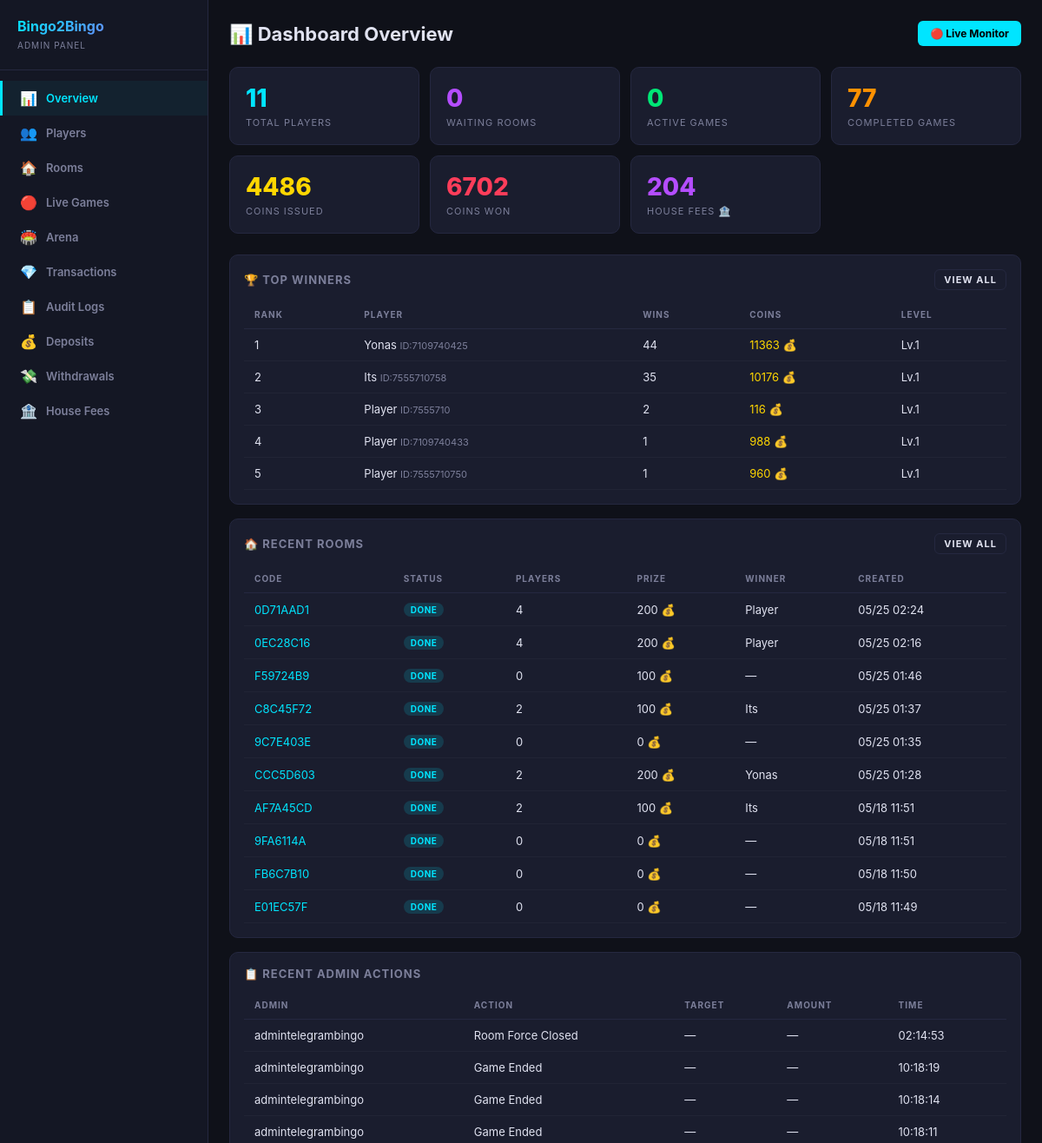
Before: /dashboard/ (signed in, upper part) with the older database file.
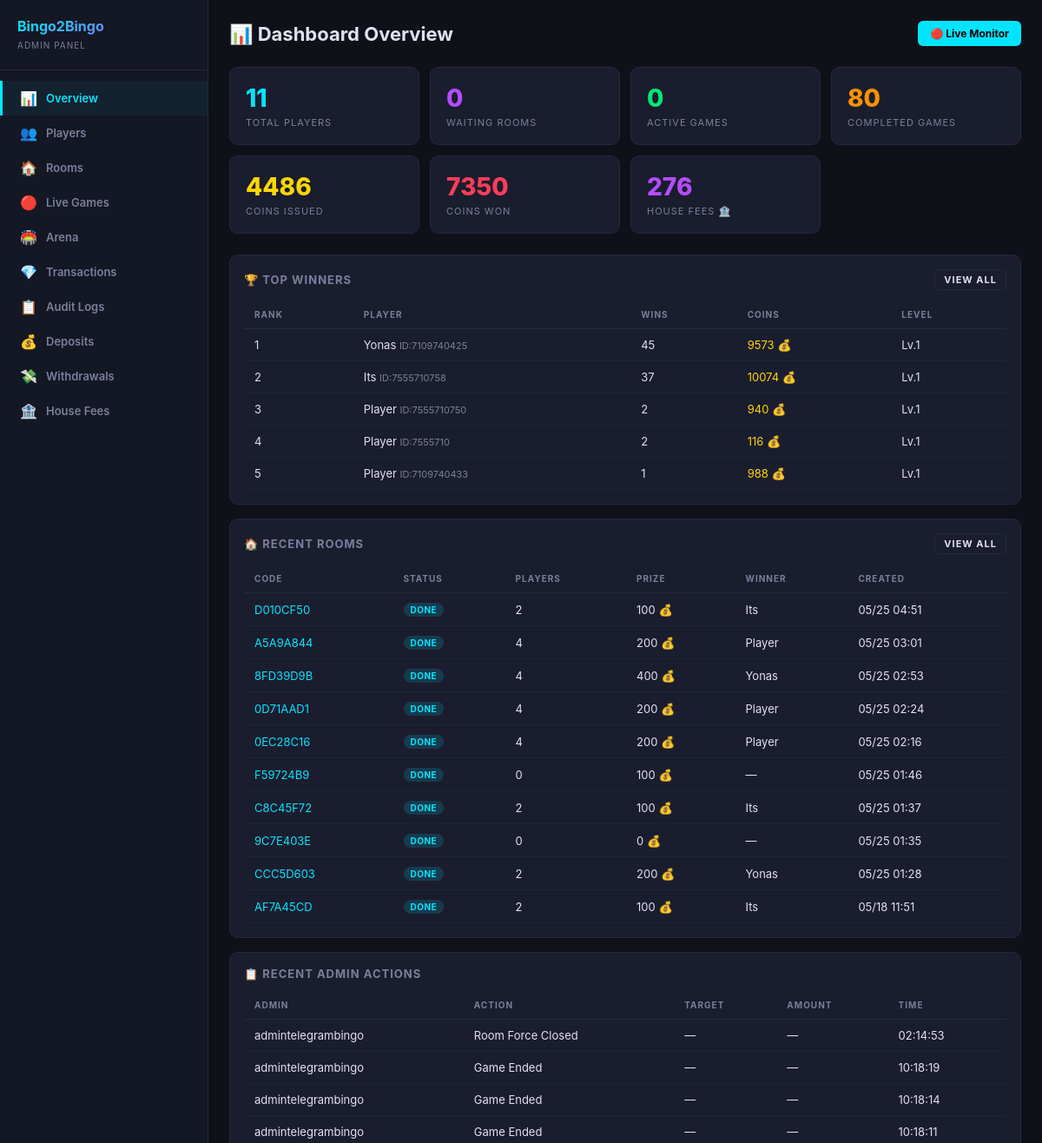
After: the same page with the newer database file.
### users/models.py (models this page shows, shortened)
class Player(models.Model):
    telegram_id = models.BigIntegerField(unique=True, db_index=True)
    username = models.CharField(max_length=255, blank=True, default='')
    first_name = models.CharField(max_length=255, blank=True, default='')
    phone_number = models.CharField(max_length=20, blank=True, default='')
    coins = models.BigIntegerField(default=10)
    wins = models.IntegerField(default=0)
    losses = models.IntegerField(default=0)
    games_played = models.IntegerField(default=0)
    xp = models.BigIntegerField(default=0)
    level = models.IntegerField(default=1)
    referral_code = models.CharField(max_length=32, unique=True, blank=True)
    invited_by = models.ForeignKey(
        'self', null=True, blank=True,
        on_delete=models.SET_NULL,
        related_name='invitees'
    )
    is_banned = models.BooleanField(default=False)
    last_daily_bonus = models.DateTimeField(null=True, blank=True)
    created_at = models.DateTimeField(default=timezone.now)
    class Meta:
        verbose_name = 'Player'
        verbose_name_plural = 'Players'
        ordering = ['-coins']

### games/models.py (models this page shows, shortened)
class GameRoom(models.Model):
    class RoomType(models.TextChoices):
        PUBLIC = 'public', 'Public'
        PRIVATE = 'private', 'Private'
    class Status(models.TextChoices):
        WAITING = 'waiting', 'Waiting'
        ACTIVE = 'active', 'Active'
        FINISHED = 'finished', 'Finished'
    class GameMode(models.TextChoices):
        AUTO = 'auto', 'Auto'
        MANUAL = 'manual', 'Manual'
    room_code = models.CharField(max_length=8, unique=True, blank=True)
    room_type = models.CharField(max_length=10, choices=RoomType.choices, default=RoomType.PUBLIC)
    status = models.CharField(max_length=10, choices=Status.choices, default=Status.WAITING)
    max_players = models.IntegerField(default=10)
    entry_fee = models.BigIntegerField(default=50)
    prize_pool = models.BigIntegerField(default=0)
    winner = models.ForeignKey(
        Player, null=True, blank=True,
        on_delete=models.SET_NULL,
        related_name='games_won'
    )
    players = models.ManyToManyField(Player, through='BingoCard', related_name='game_rooms')
    game_mode = models.CharField(max_length=10, choices=GameMode.choices, default=GameMode.AUTO)
    game_state = models.JSONField(default=dict, blank=True)
    created_at = models.DateTimeField(default=timezone.now)
    started_at = models.DateTimeField(null=True, blank=True)
    finished_at = models.DateTimeField(null=True, blank=True)
    class Meta:
        verbose_name = 'Game Room'
        verbose_name_plural = 'Game Rooms'
        ordering = ['-created_at']

### dashboard/models.py (models this page shows, shortened)
class AdminLog(models.Model):
    class Action(models.TextChoices):
        COIN_ADD = 'coin_add', 'Coins Added'
        COIN_DEDUCT = 'coin_deduct', 'Coins Deducted'
        COIN_RESET = 'coin_reset', 'Coins Reset'
        PLAYER_BAN = 'player_ban', 'Player Banned'
        PLAYER_UNBAN = 'player_unban', 'Player Unbanned'
        ROOM_CLOSE = 'room_close', 'Room Force Closed'
        PLAYER_KICK = 'player_kick', 'Player Kicked'
        GAME_END = 'game_end', 'Game Ended'
    admin_user = models.ForeignKey(User, on_delete=models.SET_NULL, null=True)
    action = models.CharField(max_length=20, choices=Action.choices)
    target_player = models.ForeignKey('users.Player', on_delete=models.SET_NULL, null=True, blank=True)
    target_room = models.ForeignKey('games.GameRoom', on_delete=models.SET_NULL, null=True, blank=True)
    amount = models.BigIntegerField(null=True, blank=True)
    detail = models.TextField(blank=True, default='')
    created_at = models.DateTimeField(default=timezone.now)
    class Meta:
        verbose_name = 'Admin Log'
        verbose_name_plural = 'Admin Logs'
        ordering = ['-created_at']

### dashboard/views.py (the view)
# urls.py: path('', views.overview, name='overview'),
@admin_required
def overview(request):
    total_players = Player.objects.count()
    active_rooms = GameRoom.objects.filter(status='waiting').count()
    active_games = GameRoom.objects.filter(status='active').count()
    finished_games = GameRoom.objects.filter(status='finished').count()
    total_coins_issued = Transaction.objects.filter(
        transaction_type='deposit'
    ).aggregate(s=Sum('amount'))['s'] or 0
    total_coins_won = Transaction.objects.filter(
        transaction_type='game_win'
    ).aggregate(s=Sum('amount'))['s'] or 0
    total_house_fees = Transaction.objects.filter(
        transaction_type='house_fee'
    ).aggregate(s=Sum('amount'))['s'] or 0
    house_fees_abs = abs(total_house_fees) if total_house_fees else 0
    recent_rooms = list(GameRoom.objects.select_related('winner')
        .annotate(pc=Count('bingo_cards'))
        .order_by('-created_at')[:10])
    recent_logs = list(AdminLog.objects.select_related('admin_user', 'target_player')
        .order_by('-created_at')[:20])
    top_winners = list(Player.objects.filter(is_banned=False)
        .order_by('-wins')[:5])
    return render(request, 'dashboard/overview.html', {
        'total_players': total_players,
        'active_rooms': active_rooms,
        'active_games': active_games,
        'finished_games': finished_games,
        'total_coins_issued': total_coins_issued,
        'total_coins_won': total_coins_won,
        'total_house_fees': abs(total_house_fees) if total_house_fees else 0,
        'recent_rooms': recent_rooms,
        'recent_logs': recent_logs,
        'top_winners': top_winners,
    })

### dashboard/auth.py (called while the page is built)
def admin_required(view_func):
    @wraps(view_func)
    def wrapper(request, *args, **kwargs):
        if not request.user.is_authenticated:
            return redirect('dashboard:login')
        if not request.user.is_staff and not request.user.is_superuser:
            messages.error(request, 'Access denied. Staff only.')
            return redirect('dashboard:login')
        return view_func(request, *args, **kwargs)
    return wrapper

### dashboard/templates/dashboard/overview.html
{% extends 'dashboard/base.html' %}
{% block content %}
<div class="header">
  <h1>📊 Dashboard Overview</h1>
  <div class="header-actions">
    <a href="{% url 'dashboard:live' %}" class="btn btn-cyan">🔴 Live Monitor</a>
  </div>
</div>
<div class="stats-grid">
  <div class="stat-card cyan">
    <div class="stat-value">{{ total_players }}</div>
    <div class="stat-label">Total Players</div>
  </div>
  <div class="stat-card purple">
    <div class="stat-value">{{ active_rooms }}</div>
    <div class="stat-label">Waiting Rooms</div>
  </div>
  <div class="stat-card green">
    <div class="stat-value">{{ active_games }}</div>
    <div class="stat-label">Active Games</div>
  </div>
  <div class="stat-card orange">
    <div class="stat-value">{{ finished_games }}</div>
    <div class="stat-label">Completed Games</div>
  </div>
  <div class="stat-card gold">
    <div class="stat-value">{{ total_coins_issued|floatformat:0 }}</div>
    <div class="stat-label">Coins Issued</div>
  </div>
  <div class="stat-card red">
    <div class="stat-value">{{ total_coins_won|floatformat:0 }}</div>
    <div class="stat-label">Coins Won</div>
  </div>
  <div class="stat-card purple">
    <div class="stat-value">{{ total_house_fees|floatformat:0 }}</div>
    <div class="stat-label">House Fees 🏦</div>
  </div>
</div>
<div class="card">
  <div class="card-header">
    <span>🏆 Top Winners</span>
    <a href="{% url 'dashboard:players' %}" class="btn btn-outline btn-sm">View All</a>
  </div>
  <table>
    <thead><tr><th>Rank</th><th>Player</th><th>Wins</th><th>Coins</th><th>Level</th></tr></thead>
    <tbody>
    {% for p in top_winners %}
    <tr>
      <td>{{ forloop.counter }}</td>
      <td>{{ p.first_name }} <span style="color:var(--muted);font-size:11px;">ID:{{ p.telegram_id }}</span></td>
      <td>{{ p.wins }}</td>
      <td style="color:var(--gold)">{{ p.coins }} 💰</td>
      <td>Lv.{{ p.level }}</td>
    </tr>
    {% endfor %}
    </tbody>
  </table>
</div>
<div class="card">
  <div class="card-header">
    <span>🏠 Recent Rooms</span>
    <a href="{% url 'dashboard:rooms' %}" class="btn btn-outline btn-sm">View All</a>
  </div>
  <table>
    <thead><tr><th>Code</th><th>Status</th><th>Players</th><th>Prize</th><th>Winner</th><th>Created</th></tr></thead>
    <tbody>
    {% for r in recent_rooms %}
    <tr>
      <td><a href="{% url 'dashboard:room_detail' r.room_code %}">{{ r.room_code }}</a></td>
      <td>
        {% if r.status == 'waiting' %}<span class="badge badge-warning">Waiting</span>
        {% elif r.status == 'active' %}<span class="badge badge-success">Active</span>
        {% else %}<span class="badge badge-info">Done</span>{% endif %}
      </td>
      <td>{{ r.pc }}</td>
      <td>{{ r.prize_pool }} 💰</td>
      <td>{{ r.winner.first_name|default:"—" }}</td>
      <td>{{ r.created_at|date:"m/d H:i" }}</td>
    </tr>
    {% endfor %}
    </tbody>
  </table>
</div>
<div class="card">
  <div class="card-header">📋 Recent Admin Actions</div>
  <table>
    <thead><tr><th>Admin</th><th>Action</th><th>Target</th><th>Amount</th><th>Time</th></tr></thead>
    <tbody>
    {% for log in recent_logs %}
    <tr>
      <td>{{ log.admin_user.username|default:"system" }}</td>
      <td>{{ log.get_action_display }}</td>
      <td>{{ log.target_player.first_name|default:"—" }}</td>
      <td>{% if log.amount %}{{ log.amount }} 💰{% else %}—{% endif %}</td>
      <td>{{ log.created_at|date:"H:i:s" }}</td>
    </tr>
    {% endfor %}
    </tbody>
  </table>
</div>
{% endblock %}

Changed rows visible on the page:
no longer on this page (row unchanged): GameRoom: room_code "9FA6114A", status "DONE", pc "0", prize_pool "0", winner.first_name "—", created_at "05/18 11:51"
no longer on this page (row unchanged): GameRoom: room_code "FB6C7B10", status "DONE", pc "0", prize_pool "0", winner.first_name "—", created_at "05/18 11:50"
no longer on this page (row unchanged): GameRoom: room_code "E01EC57F", status "DONE", pc "0", prize_pool "0", winner.first_name "—", created_at "05/18 11:49"
changed Player "Yonas": wins "44" → "45"; coins "11363" → "9573"
changed Player "Its": wins "35" → "37"; coins "10176" → "10074"
changed Player (number 3 of 5 on the later page): wins "1" → "2"; coins "960" → "940"; moves up the list
added GameRoom: room_code "D010CF50", status "DONE", pc "2", prize_pool "100", winner.first_name "Its", created_at "05/25 04:51"
added GameRoom: room_code "A5A9A844", status "DONE", pc "4", prize_pool "200", winner.first_name "Player", created_at "05/25 03:01"
added GameRoom: room_code "8FD39D9B", status "DONE", pc "4", prize_pool "400", winner.first_name "Yonas", created_at "05/25 02:53"
Other visible differences:
{{ finished_games }}: "77" → "80"
{{ total_coins_won|floatformat:0 }}: "6702" → "7350"
{{ total_house_fees|floatformat:0 }}: "204" → "276"
